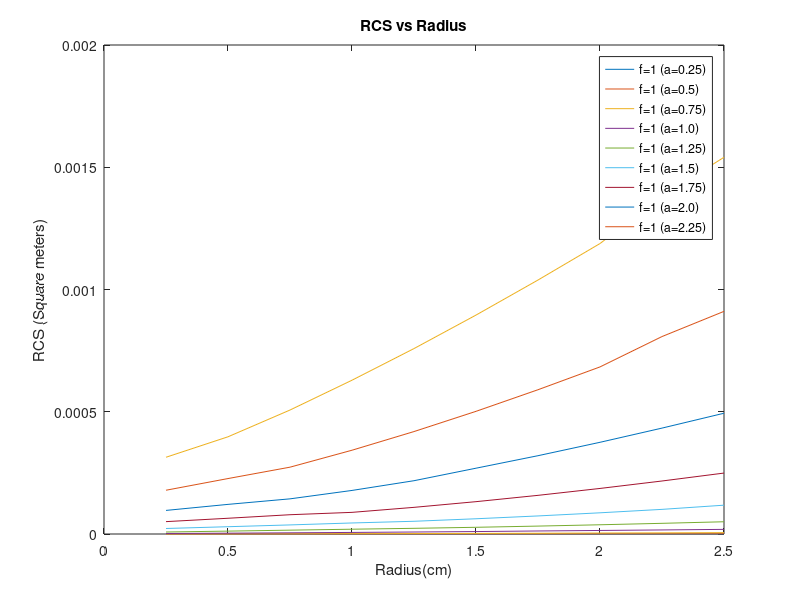

This chart was generated by the following MATLAB code:
% Load the data from the txt file
data = load('DiffRadiusandHeight.txt');

% Determine the number of lines in the data
num_lines = size(data, 1) / 10;

% Create a new figure
figure;

% Loop over each line in the data
for i = 1:num_lines
    % Extract the x and y coordinates for the current line
    x = data((i-1)*10+1:i*10, 1);
    y = data((i-1)*10+1:i*10, 2);

    % Plot the line
    plot(x, y);
    
    % Add a legend for the line
    % legend(sprintf('f=1 (a= %d', i));
    
    % Add a hold on command to prevent overwriting previous plots
    hold on;
end

legend('f=1 (a=0.25)','f=1 (a=0.5)','f=1 (a=0.75)','f=1 (a=1.0)','f=1 (a=1.25)','f=1 (a=1.5)','f=1 (a=1.75)','f=1 (a=2.0)','f=1 (a=2.25)');
% Set the x and y labels
xlabel('Radius(cm)');
ylabel('RCS (Square meters)');

% Set the chart title
title('RCS vs Radius');